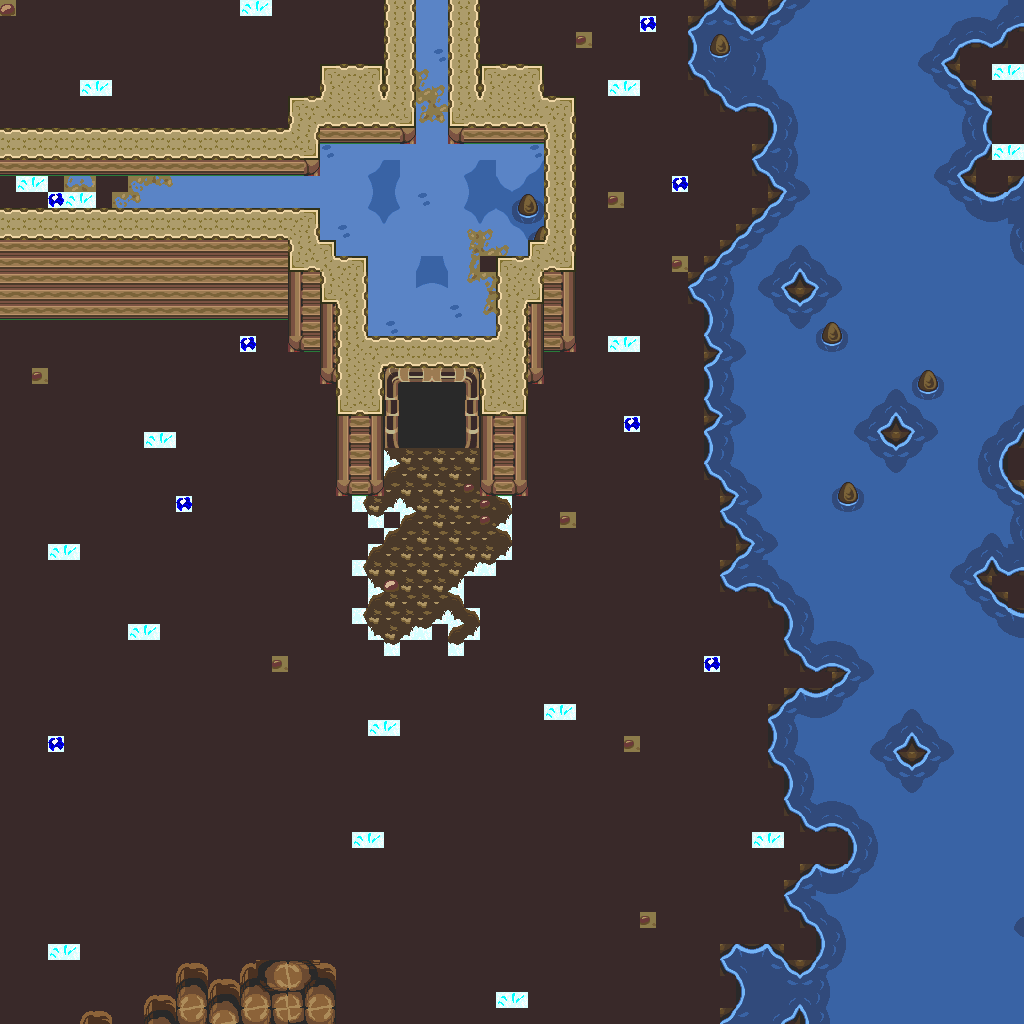

Rendered tile map (Tiled .tmx) drawn with the repository's tilesets; below, a short description and the map source with its tile grids summarised:
An orthogonal 64x64 tile map with 16x16 px tiles, 1 tile layer (base), 2 hidden layers not drawn and 4 objects.

<map version="1.10" tiledversion="1.12.1" orientation="orthogonal" renderorder="right-down" width="64" height="64" tilewidth="16" tileheight="16" infinite="0" nextlayerid="4" nextobjectid="5">
 <tileset firstgid="1" source="../classiciphone_pics4.tsx" />
 <layer id="1" name="base" width="64" height="64">
  <data>[4096 cells, 4096 non-empty, 130 distinct tile ids]</data>
 </layer>
 <layer id="2" name="collision" width="64" height="64" visible="0">
  <properties><property name="collision" value="true" /></properties>
  <data>[4096 cells, 540 non-empty, 1 distinct tile ids]</data>
 </layer>
 <layer id="3" name="water" width="64" height="64" visible="0">
  <properties><property name="terrain" value="water" /></properties>
  <data>[4096 cells, 1217 non-empty, 1 distinct tile ids]</data>
 </layer>
 <objectgroup id="4" name="npcs">
  <object id="1" x="400.0" y="384.0" width="16" height="16">
   <properties>
    <property name="script" type="string">-- Auto-converted from GraalScript
-- join("door_sliding");
-- [CLIENT-SIDE — server no-op]
-- if (created) {
-- setstring this.img,classic_gnomegate.png;
-- this.ptx = 0;
-- this.pty = 0;
-- this.w   = 2;
-- this.h   = 4;
-- this.doorcolor_init  = 1;
-- this.doorcolor_loss  = 0.1;
-- this.doorcolor_min   = 0.1;
-- this.speed_open  = .1;
-- this.speed_close = .3;
-- this.close_pause = 1;
-- this.open_dir    = 1;
-- }</property>
   </properties>
  </object>
  <object id="2" x="336.0" y="80.0" width="16" height="16">
   <properties>
    <property name="gani" value="kcavelamp.mng" />
    <property name="script" type="string">-- Auto-converted from GraalScript
-- if (created){
-- setimgpart kcavelamp.mng, 32,0,32,80;
self.dontblock = true
end</property>
   </properties>
  </object>
  <object id="3" x="432.0" y="384.0" width="16" height="16">
   <properties>
    <property name="script" type="string">-- Auto-converted from GraalScript
-- join("door_sliding");
-- [CLIENT-SIDE — server no-op]
-- if (created) {
-- setstring this.img,classic_gnomegate.png;
-- this.ptx = 32;
-- this.pty = 0;
-- this.w   = 2;
-- this.h   = 4;
-- this.doorcolor_init  = 1;
-- this.doorcolor_loss  = 0.1;
-- this.doorcolor_min   = 0.1;
-- this.speed_open  = .1;
-- this.speed_close = .3;
-- this.close_pause = 1;
-- this.open_dir    = 3;
-- }</property>
   </properties>
  </object>
  <object id="4" x="496.0" y="80.0" width="16" height="16">
   <properties>
    <property name="gani" value="kcavelamp.mng" />
    <property name="script" type="string">-- Auto-converted from GraalScript
-- if (created){
-- setimgpart kcavelamp.mng, 32,0,32,80;
self.dontblock = true
end</property>
   </properties>
  </object>
 </objectgroup>
</map>
